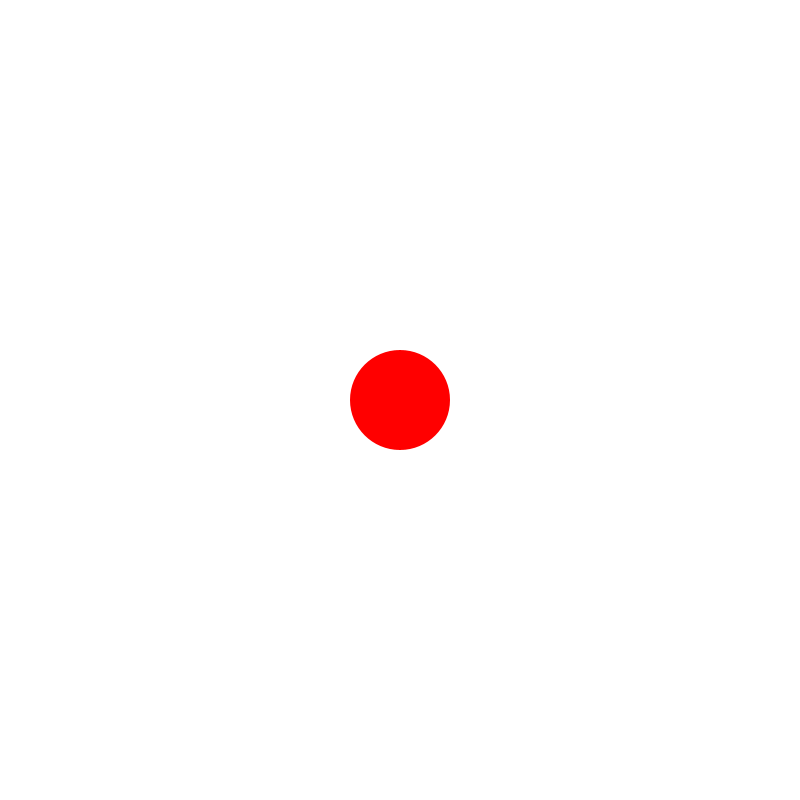
Frame 1 (no input)
Frame 60 (the mouse pressed at the canvas centre just before this capture): identical to frame 1, image omitted
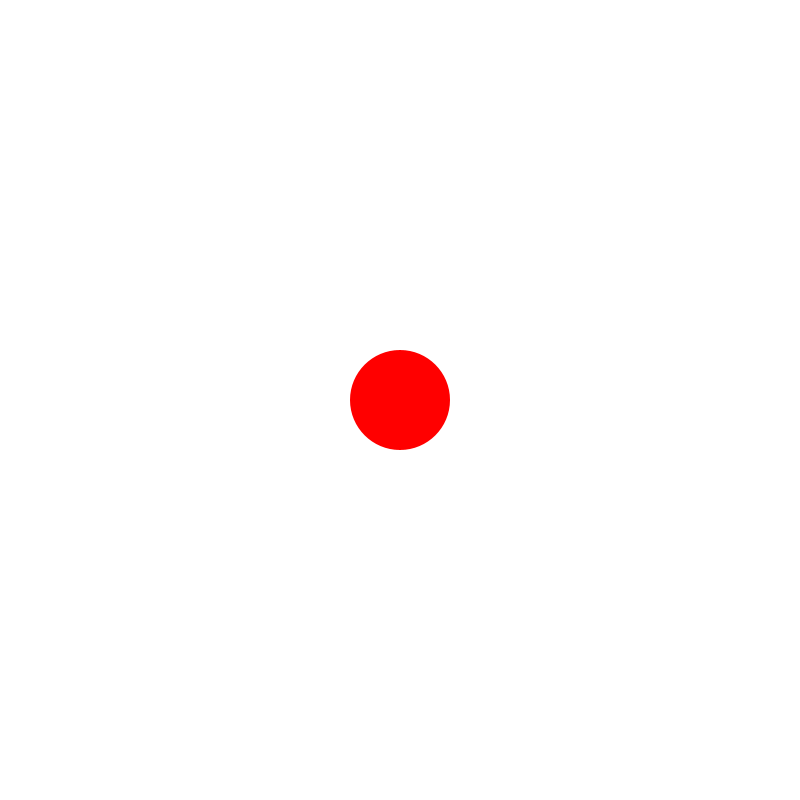
Frame 120 (the mouse held since frame 60 and released just before this capture)

The Processing sketch that drew these frames (run headless with seeded random() and noise(); from frame 60 on, the mouse is pressed at the canvas centre):

// Processing sketch: Envelope_02
// ── Envelope_02.pde
Envelope radEnv;
Envelope colorEnv;

void setup() {
  size(800,800);
  
  radEnv = new Envelope();
  colorEnv = new Envelope();
}

void draw() {
  radEnv.update();
  colorEnv.update();
  
  int startColor = 0xFFFF0000;
  int endColor = 0xFFFFFF00;
  
  background(0xFFFFFFFF);
  
  float rad = 100 + radEnv.value*(100);
  int col = lerpColor(startColor, endColor, colorEnv.value);
  println(colorEnv.value);
  
  noStroke();
  fill(col);
  ellipse(width/2, height/2, rad, rad);
}
 
void mousePressed() {
  radEnv.start();
  colorEnv.start();
}

class Envelope {
  int decay;
  float value;
  boolean running;
  
  Envelope() {
    decay = 60;
    value = 0;
    running = false;
  }
  
  void start() {
    running = true;
    value = 1;
  }
  
  void update() {
    if (running) {
      value -= 1.0/decay;
      if (value < 0) {
        value = 0;
        running = false;
      }
    }
  }
  
}
